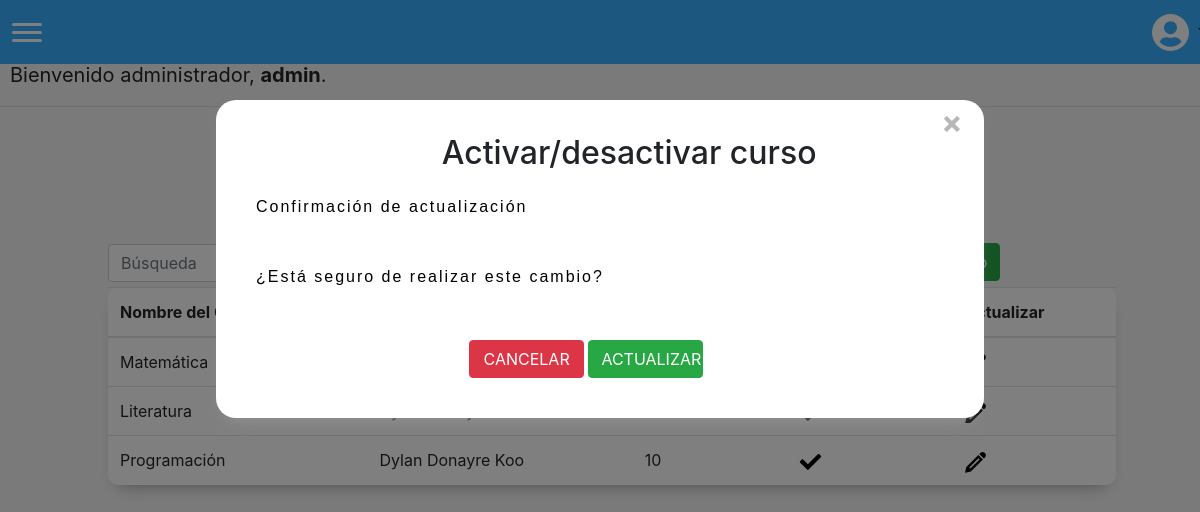
Page /desactivarcurso/1 (signed in) on the earlier database version.
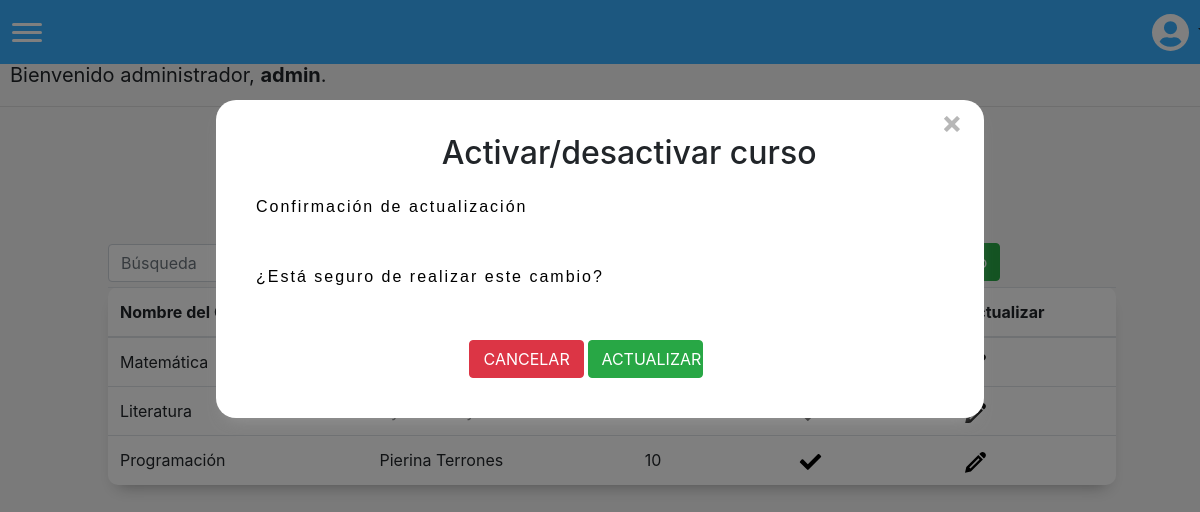
Same page on the later database version.
### matricula/models.py (models this page shows)
class Curso(models.Model):
    nombreCurso = models.CharField(max_length=255, unique=True)
    profesor = models.ForeignKey(Profesor, on_delete=models.CASCADE, related_name="profesor")
    activo = models.BooleanField()
    vacantes = models.IntegerField(default=0)

class Profesor(models.Model):
    nombre = models.CharField(max_length=255)
    apellido = models.CharField(max_length=255)
    dni = models.IntegerField(primary_key=True)
    activo = models.BooleanField(default=1)

### matricula/views.py (the view, shortened to what this page needs)
# urls.py: path('desactivarcurso/<int:id>', views.desactivarCurso, name='desactivarcurso'),
@login_required(login_url='/login')
def desactivarCurso(request, id):
    curso = Curso.objects.get(id=id)
    return render(request, "matricula/desactivarcurso.html", {'cursos': Curso.objects.all(), 'form':curso})

### matricula/templates/matricula/desactivarcurso.html (shortened to what this page needs)
{% extends "matricula/layout.html" %}
{% block body %}
<div id="Form">
    <h2 style="margin-left: 27%;">Activar/desactivar curso</h2>
    <form method="POST">
        <div id="confirmationMessage" class="row">
            <p>Confirmación de actualización</p>
            <p>¿Está seguro de realizar este cambio?</p>
        </div>
        <div style="margin-left: 31%; width: 50%;">
            <input id="btnHideConfirmation" class="btn btn-danger col-sm-4" value="CANCELAR" onclick="changeWindow()" >
            <input id="btnRegister" class="btn btn-success col-sm-4" type="submit" value="ACTUALIZAR" onclick="changeWindow()">
        </div>
    </form>
</div>
<div style="margin-left: 35%; margin-bottom: 30px;">
    <h1 style="font-size: 40px;">Cursos registrados</h1>
</div>
<button id="options" class="btn btn-success" onclick="changeWindow()">NUEVO curso</button>
<div>
    <table id="tabla" class="table">
    <thead>
            <tr>
                <th scope="col">
                    Nombre del Curso
                </th>
                <th scope="col">
                </th>
                <th scope="col">
                </th>
                <th scope="col">
                </th>
                <th scope="col">
                    Actualizar
                </th>
            </tr>
        </thead>
        <tbody>
            {% for curso in cursos %}
            <tr>
                <td scope="row">
                {{curso.nombreCurso}}
                </td>
                <td scope="row">
                    {{curso.profesor.nombre}} {{curso.profesor.apellido}}
                </td>
                <td scope="row">
                    {{curso.vacantes}}
                </td>
                <td scope="row">
                </td>
                <td scope="row">
                </td>
            </tr>
            {% endfor %}
        </tbody>
    </table>
</div>
{% endblock %}

Differences in the rows shown:
changed Curso "Programación": profesor.nombre "Dylan" → "Pierina"; profesor.apellido "Donayre Koo" → "Terrones"
